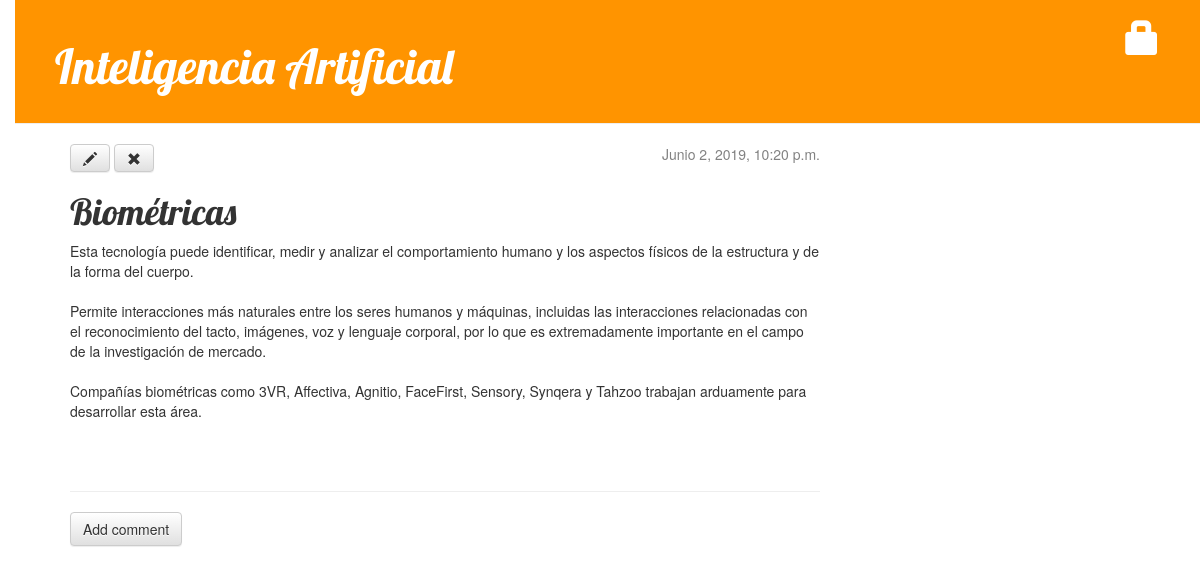
The app's page /post/17/ with its own data.
### blog/models.py (models this page shows, shortened)
class Post(models.Model):
	author = models.ForeignKey('auth.User', on_delete=models.CASCADE)
	title = models.CharField(max_length=200)
	text = models.TextField()
	created_date = models.DateTimeField(default=timezone.now)
	published_date = models.DateTimeField(blank=True, null=True)

### blog/views.py (the view)
# urls.py: path('post/<int:pk>/', views.post_detail, name='post_detail'),
def post_detail(request, pk):
	post = get_object_or_404(Post, pk=pk)
	return render(request, 'blog/post_detail.html', {'post': post})

### blog/templates/blog/post_detail.html (shortened to what this page needs)
{% extends 'blog/base.html' %}
{% block content %}
	<div class="post">
		{% if post.published_date %}
			<div class="date">
				{{ post.published_date }}
			</div>
		{% else %}
			<a class="btn btn-default" href="{% url 'post_publish' pk=post.pk %}">Publish</a>
		{% endif %}
		<a class="btn btn-default" href="{% url 'post_edit' pk=post.pk %}"><span class="glyphicon glyphicon-pencil"></span></a>
		<a class="btn btn-default" href="{% url 'post_remove' pk=post.pk %}"><span class="glyphicon glyphicon-remove"></span></a>
		<h1>{{ post.title }}</h1>
		<p>{{ post.text|linebreaksbr }}</p>
	</div>
	<hr>
	<a class="btn btn-default" href="{% url 'add_comment_to_post' pk=post.pk %}">Add comment</a>
{% endblock %}

### blog/static/css/blog.css (style rules this page uses)
body { padding-left: 15px; }
h1, h2, h3, h4 { font-family: 'Lobster', cursive; }
.date { float: right; color: #828282; }
.post { margin-bottom: 70px; }

### records on screen
Post: published_date "Junio 2, 2019, 10:20 p.m.", title "Biométricas", text "Esta tecnología puede identificar, medir y analizar el comportamiento humano y los aspectos físicos de la estructura y de la forma del cuerpo. Permite interacciones más naturales entre los seres humanos y máquinas, incluidas las interacciones relacionadas con el reconocimiento del tacto, imágenes, voz y lenguaje corporal, por lo que es extremadamente importante en el campo de la investigación de mercado. Compañías biométricas como 3VR, Affectiva, Agnitio, FaceFirst, Sensory, Synqera y Tahzoo trabajan arduamente para desarrollar esta área."
